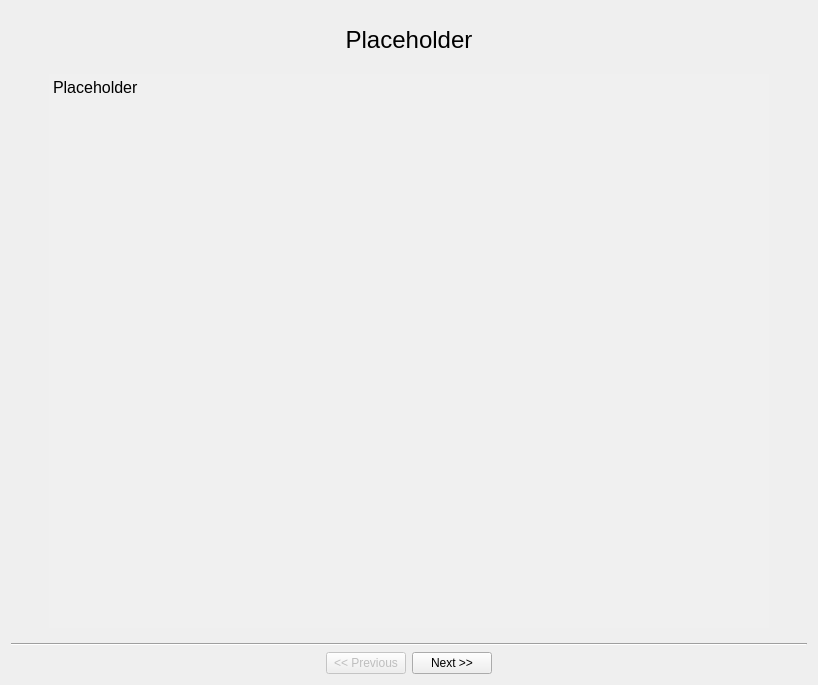
<?xml version="1.0" encoding="UTF-8"?>
<ui version="4.0">
 <class>Form</class>
 <widget class="QWidget" name="Form">
  <property name="geometry">
   <rect>
    <x>0</x>
    <y>0</y>
    <width>818</width>
    <height>685</height>
   </rect>
  </property>
  <property name="windowTitle">
   <string>SI Experiment</string>
  </property>
  <layout class="QVBoxLayout" name="verticalLayout_8" stretch="0,1,0">
   <item>
    <widget class="QStackedWidget" name="swPages">
     <property name="currentIndex">
      <number>0</number>
     </property>
     <widget class="QWidget" name="IntroductionPage">
      <property name="sizePolicy">
       <sizepolicy hsizetype="Preferred" vsizetype="Preferred">
        <horstretch>0</horstretch>
        <verstretch>0</verstretch>
       </sizepolicy>
      </property>
      <layout class="QVBoxLayout" name="verticalLayout_6">
       <property name="spacing">
        <number>20</number>
       </property>
       <property name="topMargin">
        <number>15</number>
       </property>
       <item>
        <widget class="QLabel" name="lbIntroTitle">
         <property name="sizePolicy">
          <sizepolicy hsizetype="Preferred" vsizetype="Preferred">
           <horstretch>0</horstretch>
           <verstretch>0</verstretch>
          </sizepolicy>
         </property>
         <property name="font">
          <font>
           <pointsize>18</pointsize>
          </font>
         </property>
         <property name="layoutDirection">
          <enum>Qt::LeftToRight</enum>
         </property>
         <property name="text">
          <string>Placeholder</string>
         </property>
         <property name="alignment">
          <set>Qt::AlignCenter</set>
         </property>
        </widget>
       </item>
       <item>
        <layout class="QHBoxLayout" name="horizontalLayout">
         <item>
          <widget class="QTextBrowser" name="tbIntroText">
           <property name="sizePolicy">
            <sizepolicy hsizetype="Fixed" vsizetype="Expanding">
             <horstretch>0</horstretch>
             <verstretch>0</verstretch>
            </sizepolicy>
           </property>
           <property name="maximumSize">
            <size>
             <width>720</width>
             <height>16777215</height>
            </size>
           </property>
           <property name="palette">
            <palette>
             <active>
              <colorrole role="Base">
               <brush brushstyle="SolidPattern">
                <color alpha="255">
                 <red>240</red>
                 <green>240</green>
                 <blue>240</blue>
                </color>
               </brush>
              </colorrole>
             </active>
             <inactive>
              <colorrole role="Base">
               <brush brushstyle="SolidPattern">
                <color alpha="255">
                 <red>240</red>
                 <green>240</green>
                 <blue>240</blue>
                </color>
               </brush>
              </colorrole>
             </inactive>
             <disabled>
              <colorrole role="Base">
               <brush brushstyle="SolidPattern">
                <color alpha="255">
                 <red>240</red>
                 <green>240</green>
                 <blue>240</blue>
                </color>
               </brush>
              </colorrole>
             </disabled>
            </palette>
           </property>
           <property name="font">
            <font>
             <pointsize>12</pointsize>
            </font>
           </property>
           <property name="frameShape">
            <enum>QFrame::NoFrame</enum>
           </property>
           <property name="html">
            <string>&lt;!DOCTYPE HTML PUBLIC &quot;-//W3C//DTD HTML 4.0//EN&quot; &quot;http://www.w3.org/TR/REC-html40/strict.dtd&quot;&gt;
&lt;html&gt;&lt;head&gt;&lt;meta name=&quot;qrichtext&quot; content=&quot;1&quot; /&gt;&lt;style type=&quot;text/css&quot;&gt;
p, li { white-space: pre-wrap; }
&lt;/style&gt;&lt;/head&gt;&lt;body style=&quot; font-family:'MS Shell Dlg 2'; font-size:12pt; font-weight:400; font-style:normal;&quot;&gt;
&lt;p style=&quot; margin-top:0px; margin-bottom:0px; margin-left:0px; margin-right:0px; -qt-block-indent:0; text-indent:0px;&quot;&gt;Placeholder&lt;/p&gt;&lt;/body&gt;&lt;/html&gt;</string>
           </property>
           <property name="textInteractionFlags">
            <set>Qt::NoTextInteraction</set>
           </property>
          </widget>
         </item>
        </layout>
       </item>
      </layout>
     </widget>
     <widget class="QWidget" name="PrepPage">
      <layout class="QVBoxLayout" name="verticalLayout_7">
       <property name="spacing">
        <number>20</number>
       </property>
       <property name="topMargin">
        <number>15</number>
       </property>
       <item>
        <widget class="QLabel" name="lbPrepTitle">
         <property name="font">
          <font>
           <pointsize>18</pointsize>
          </font>
         </property>
         <property name="text">
          <string>Placeholder2</string>
         </property>
         <property name="alignment">
          <set>Qt::AlignCenter</set>
         </property>
        </widget>
       </item>
       <item>
        <layout class="QHBoxLayout" name="horizontalLayout_2">
         <item>
          <widget class="QTextBrowser" name="tbPrepText">
           <property name="sizePolicy">
            <sizepolicy hsizetype="Fixed" vsizetype="Expanding">
             <horstretch>0</horstretch>
             <verstretch>0</verstretch>
            </sizepolicy>
           </property>
           <property name="minimumSize">
            <size>
             <width>0</width>
             <height>0</height>
            </size>
           </property>
           <property name="maximumSize">
            <size>
             <width>720</width>
             <height>16777215</height>
            </size>
           </property>
           <property name="palette">
            <palette>
             <active>
              <colorrole role="Base">
               <brush brushstyle="SolidPattern">
                <color alpha="255">
                 <red>240</red>
                 <green>240</green>
                 <blue>240</blue>
                </color>
               </brush>
              </colorrole>
             </active>
             <inactive>
              <colorrole role="Base">
               <brush brushstyle="SolidPattern">
                <color alpha="255">
                 <red>240</red>
                 <green>240</green>
                 <blue>240</blue>
                </color>
               </brush>
              </colorrole>
             </inactive>
             <disabled>
              <colorrole role="Base">
               <brush brushstyle="SolidPattern">
                <color alpha="255">
                 <red>240</red>
                 <green>240</green>
                 <blue>240</blue>
                </color>
               </brush>
              </colorrole>
             </disabled>
            </palette>
           </property>
           <property name="font">
            <font>
             <pointsize>12</pointsize>
            </font>
           </property>
           <property name="frameShape">
            <enum>QFrame::NoFrame</enum>
           </property>
           <property name="html">
            <string>&lt;!DOCTYPE HTML PUBLIC &quot;-//W3C//DTD HTML 4.0//EN&quot; &quot;http://www.w3.org/TR/REC-html40/strict.dtd&quot;&gt;
&lt;html&gt;&lt;head&gt;&lt;meta name=&quot;qrichtext&quot; content=&quot;1&quot; /&gt;&lt;style type=&quot;text/css&quot;&gt;
p, li { white-space: pre-wrap; }
&lt;/style&gt;&lt;/head&gt;&lt;body style=&quot; font-family:'MS Shell Dlg 2'; font-size:12pt; font-weight:400; font-style:normal;&quot;&gt;
&lt;p style=&quot; margin-top:0px; margin-bottom:0px; margin-left:0px; margin-right:0px; -qt-block-indent:0; text-indent:0px;&quot;&gt;placeholder2&lt;/p&gt;&lt;/body&gt;&lt;/html&gt;</string>
           </property>
           <property name="textInteractionFlags">
            <set>Qt::NoTextInteraction</set>
           </property>
          </widget>
         </item>
        </layout>
       </item>
      </layout>
     </widget>
     <widget class="QWidget" name="ExperimentPage">
      <layout class="QVBoxLayout" name="verticalLayout_5" stretch="0,0">
       <property name="topMargin">
        <number>15</number>
       </property>
       <item>
        <layout class="QVBoxLayout" name="Title">
         <property name="topMargin">
          <number>0</number>
         </property>
         <item>
          <widget class="QLabel" name="lbTestTitle">
           <property name="font">
            <font>
             <pointsize>18</pointsize>
            </font>
           </property>
           <property name="text">
            <string>Placeholder3</string>
           </property>
           <property name="alignment">
            <set>Qt::AlignCenter</set>
           </property>
          </widget>
         </item>
         <item>
          <widget class="QLabel" name="lbTestText">
           <property name="font">
            <font>
             <pointsize>12</pointsize>
            </font>
           </property>
           <property name="text">
            <string>Placeholder3</string>
           </property>
           <property name="alignment">
            <set>Qt::AlignCenter</set>
           </property>
          </widget>
         </item>
        </layout>
       </item>
       <item>
        <layout class="QHBoxLayout" name="ExperimentPanel" stretch="0,1">
         <item>
          <layout class="QVBoxLayout" name="ControlPanel" stretch="1,1,0">
           <item>
            <widget class="QGroupBox" name="Status">
             <property name="sizePolicy">
              <sizepolicy hsizetype="Minimum" vsizetype="Preferred">
               <horstretch>0</horstretch>
               <verstretch>0</verstretch>
              </sizepolicy>
             </property>
             <property name="minimumSize">
              <size>
               <width>0</width>
               <height>0</height>
              </size>
             </property>
             <property name="maximumSize">
              <size>
               <width>400</width>
               <height>16777215</height>
              </size>
             </property>
             <property name="title">
              <string>Status</string>
             </property>
             <layout class="QVBoxLayout" name="verticalLayout_4">
              <item>
               <widget class="QLabel" name="lbStatus">
                <property name="sizePolicy">
                 <sizepolicy hsizetype="Preferred" vsizetype="Preferred">
                  <horstretch>0</horstretch>
                  <verstretch>0</verstretch>
                 </sizepolicy>
                </property>
                <property name="font">
                 <font>
                  <pointsize>14</pointsize>
                 </font>
                </property>
                <property name="text">
                 <string>Placeholder 4</string>
                </property>
                <property name="alignment">
                 <set>Qt::AlignCenter</set>
                </property>
                <property name="wordWrap">
                 <bool>true</bool>
                </property>
               </widget>
              </item>
             </layout>
            </widget>
           </item>
           <item>
            <layout class="QHBoxLayout" name="horizontalLayout_8" stretch="1,0,0,1">
             <item>
              <spacer name="horizontalSpacer_4">
               <property name="orientation">
                <enum>Qt::Horizontal</enum>
               </property>
               <property name="sizeHint" stdset="0">
                <size>
                 <width>1</width>
                 <height>20</height>
                </size>
               </property>
              </spacer>
             </item>
             <item>
              <widget class="QGroupBox" name="gbQuestion">
               <property name="enabled">
                <bool>true</bool>
               </property>
               <property name="sizePolicy">
                <sizepolicy hsizetype="Minimum" vsizetype="Preferred">
                 <horstretch>0</horstretch>
                 <verstretch>0</verstretch>
                </sizepolicy>
               </property>
               <property name="minimumSize">
                <size>
                 <width>0</width>
                 <height>0</height>
                </size>
               </property>
               <property name="maximumSize">
                <size>
                 <width>400</width>
                 <height>16777215</height>
                </size>
               </property>
               <property name="title">
                <string>Question</string>
               </property>
               <layout class="QHBoxLayout" name="horizontalLayout_9">
                <property name="spacing">
                 <number>3</number>
                </property>
                <property name="leftMargin">
                 <number>3</number>
                </property>
                <property name="topMargin">
                 <number>6</number>
                </property>
                <property name="rightMargin">
                 <number>3</number>
                </property>
                <property name="bottomMargin">
                 <number>6</number>
                </property>
                <item>
                 <layout class="QVBoxLayout" name="DurationText" stretch="0,0,0">
                  <property name="leftMargin">
                   <number>3</number>
                  </property>
                  <property name="topMargin">
                   <number>0</number>
                  </property>
                  <property name="rightMargin">
                   <number>3</number>
                  </property>
                  <property name="bottomMargin">
                   <number>0</number>
                  </property>
                  <item>
                   <widget class="QLabel" name="lbDurationhigh">
                    <property name="sizePolicy">
                     <sizepolicy hsizetype="Preferred" vsizetype="Fixed">
                      <horstretch>0</horstretch>
                      <verstretch>0</verstretch>
                     </sizepolicy>
                    </property>
                    <property name="text">
                     <string>durationHigh</string>
                    </property>
                    <property name="alignment">
                     <set>Qt::AlignRight|Qt::AlignTrailing|Qt::AlignVCenter</set>
                    </property>
                    <property name="textInteractionFlags">
                     <set>Qt::NoTextInteraction</set>
                    </property>
                   </widget>
                  </item>
                  <item>
                   <spacer name="verticalSpacer_3">
                    <property name="orientation">
                     <enum>Qt::Vertical</enum>
                    </property>
                    <property name="sizeHint" stdset="0">
                     <size>
                      <width>20</width>
                      <height>40</height>
                     </size>
                    </property>
                   </spacer>
                  </item>
                  <item>
                   <widget class="QLabel" name="lbDurationLow">
                    <property name="sizePolicy">
                     <sizepolicy hsizetype="Minimum" vsizetype="Fixed">
                      <horstretch>0</horstretch>
                      <verstretch>0</verstretch>
                     </sizepolicy>
                    </property>
                    <property name="text">
                     <string>durationLow</string>
                    </property>
                    <property name="alignment">
                     <set>Qt::AlignRight|Qt::AlignTrailing|Qt::AlignVCenter</set>
                    </property>
                    <property name="textInteractionFlags">
                     <set>Qt::NoTextInteraction</set>
                    </property>
                   </widget>
                  </item>
                 </layout>
                </item>
                <item>
                 <widget class="QSlider" name="hsQuestion">
                  <property name="sizePolicy">
                   <sizepolicy hsizetype="Preferred" vsizetype="Expanding">
                    <horstretch>0</horstretch>
                    <verstretch>0</verstretch>
                   </sizepolicy>
                  </property>
                  <property name="value">
                   <number>0</number>
                  </property>
                  <property name="orientation">
                   <enum>Qt::Vertical</enum>
                  </property>
                  <property name="invertedControls">
                   <bool>false</bool>
                  </property>
                 </widget>
                </item>
               </layout>
              </widget>
             </item>
             <item>
              <widget class="QGroupBox" name="howConfident">
               <property name="enabled">
                <bool>true</bool>
               </property>
               <property name="sizePolicy">
                <sizepolicy hsizetype="Minimum" vsizetype="Preferred">
                 <horstretch>0</horstretch>
                 <verstretch>0</verstretch>
                </sizepolicy>
               </property>
               <property name="maximumSize">
                <size>
                 <width>400</width>
                 <height>16777215</height>
                </size>
               </property>
               <property name="title">
                <string>Agreement</string>
               </property>
               <layout class="QHBoxLayout" name="horizontalLayout_10" stretch="0,0">
                <property name="spacing">
                 <number>3</number>
                </property>
                <property name="leftMargin">
                 <number>3</number>
                </property>
                <property name="topMargin">
                 <number>6</number>
                </property>
                <property name="rightMargin">
                 <number>3</number>
                </property>
                <property name="bottomMargin">
                 <number>6</number>
                </property>
                <item>
                 <layout class="QVBoxLayout" name="AgreementText">
                  <property name="leftMargin">
                   <number>3</number>
                  </property>
                  <property name="topMargin">
                   <number>0</number>
                  </property>
                  <property name="rightMargin">
                   <number>3</number>
                  </property>
                  <property name="bottomMargin">
                   <number>0</number>
                  </property>
                  <item>
                   <widget class="QLabel" name="lbAgreementHigh">
                    <property name="sizePolicy">
                     <sizepolicy hsizetype="Preferred" vsizetype="Fixed">
                      <horstretch>0</horstretch>
                      <verstretch>0</verstretch>
                     </sizepolicy>
                    </property>
                    <property name="text">
                     <string>agreementHigh</string>
                    </property>
                    <property name="alignment">
                     <set>Qt::AlignRight|Qt::AlignTrailing|Qt::AlignVCenter</set>
                    </property>
                    <property name="textInteractionFlags">
                     <set>Qt::NoTextInteraction</set>
                    </property>
                   </widget>
                  </item>
                  <item>
                   <spacer name="verticalSpacer_4">
                    <property name="orientation">
                     <enum>Qt::Vertical</enum>
                    </property>
                    <property name="sizeHint" stdset="0">
                     <size>
                      <width>10</width>
                      <height>40</height>
                     </size>
                    </property>
                   </spacer>
                  </item>
                  <item>
                   <widget class="QLabel" name="lbAgreementLow">
                    <property name="sizePolicy">
                     <sizepolicy hsizetype="Preferred" vsizetype="Fixed">
                      <horstretch>0</horstretch>
                      <verstretch>0</verstretch>
                     </sizepolicy>
                    </property>
                    <property name="text">
                     <string>agreementLow</string>
                    </property>
                    <property name="alignment">
                     <set>Qt::AlignRight|Qt::AlignTrailing|Qt::AlignVCenter</set>
                    </property>
                    <property name="textInteractionFlags">
                     <set>Qt::NoTextInteraction</set>
                    </property>
                   </widget>
                  </item>
                 </layout>
                </item>
                <item>
                 <widget class="QSlider" name="hsAgreement">
                  <property name="sizePolicy">
                   <sizepolicy hsizetype="Preferred" vsizetype="Expanding">
                    <horstretch>0</horstretch>
                    <verstretch>0</verstretch>
                   </sizepolicy>
                  </property>
                  <property name="orientation">
                   <enum>Qt::Vertical</enum>
                  </property>
                 </widget>
                </item>
               </layout>
              </widget>
             </item>
             <item>
              <spacer name="horizontalSpacer_3">
               <property name="orientation">
                <enum>Qt::Horizontal</enum>
               </property>
               <property name="sizeHint" stdset="0">
                <size>
                 <width>1</width>
                 <height>20</height>
                </size>
               </property>
              </spacer>
             </item>
            </layout>
           </item>
           <item>
            <spacer name="verticalSpacer_5">
             <property name="orientation">
              <enum>Qt::Vertical</enum>
             </property>
             <property name="sizeHint" stdset="0">
              <size>
               <width>20</width>
               <height>40</height>
              </size>
             </property>
            </spacer>
           </item>
          </layout>
         </item>
         <item>
          <widget class="PlotWidget" name="plot">
           <property name="sizePolicy">
            <sizepolicy hsizetype="Expanding" vsizetype="Expanding">
             <horstretch>0</horstretch>
             <verstretch>0</verstretch>
            </sizepolicy>
           </property>
          </widget>
         </item>
        </layout>
       </item>
      </layout>
     </widget>
     <widget class="QWidget" name="CompletionPage">
      <layout class="QVBoxLayout" name="verticalLayout_2">
       <property name="spacing">
        <number>20</number>
       </property>
       <property name="topMargin">
        <number>15</number>
       </property>
       <item>
        <widget class="QLabel" name="lbCompleteTitle">
         <property name="font">
          <font>
           <pointsize>18</pointsize>
          </font>
         </property>
         <property name="text">
          <string>Placeholder5</string>
         </property>
         <property name="alignment">
          <set>Qt::AlignCenter</set>
         </property>
        </widget>
       </item>
       <item>
        <layout class="QHBoxLayout" name="horizontalLayout_3">
         <item>
          <widget class="QTextBrowser" name="tbCompleteText">
           <property name="maximumSize">
            <size>
             <width>720</width>
             <height>16777215</height>
            </size>
           </property>
           <property name="palette">
            <palette>
             <active>
              <colorrole role="Base">
               <brush brushstyle="SolidPattern">
                <color alpha="255">
                 <red>240</red>
                 <green>240</green>
                 <blue>240</blue>
                </color>
               </brush>
              </colorrole>
             </active>
             <inactive>
              <colorrole role="Base">
               <brush brushstyle="SolidPattern">
                <color alpha="255">
                 <red>240</red>
                 <green>240</green>
                 <blue>240</blue>
                </color>
               </brush>
              </colorrole>
             </inactive>
             <disabled>
              <colorrole role="Base">
               <brush brushstyle="SolidPattern">
                <color alpha="255">
                 <red>240</red>
                 <green>240</green>
                 <blue>240</blue>
                </color>
               </brush>
              </colorrole>
             </disabled>
            </palette>
           </property>
           <property name="font">
            <font>
             <pointsize>12</pointsize>
            </font>
           </property>
           <property name="frameShape">
            <enum>QFrame::NoFrame</enum>
           </property>
           <property name="html">
            <string>&lt;!DOCTYPE HTML PUBLIC &quot;-//W3C//DTD HTML 4.0//EN&quot; &quot;http://www.w3.org/TR/REC-html40/strict.dtd&quot;&gt;
&lt;html&gt;&lt;head&gt;&lt;meta name=&quot;qrichtext&quot; content=&quot;1&quot; /&gt;&lt;style type=&quot;text/css&quot;&gt;
p, li { white-space: pre-wrap; }
&lt;/style&gt;&lt;/head&gt;&lt;body style=&quot; font-family:'MS Shell Dlg 2'; font-size:12pt; font-weight:400; font-style:normal;&quot;&gt;
&lt;p style=&quot; margin-top:0px; margin-bottom:0px; margin-left:0px; margin-right:0px; -qt-block-indent:0; text-indent:0px;&quot;&gt;placeholder5&lt;/p&gt;&lt;/body&gt;&lt;/html&gt;</string>
           </property>
           <property name="textInteractionFlags">
            <set>Qt::NoTextInteraction</set>
           </property>
          </widget>
         </item>
        </layout>
       </item>
      </layout>
     </widget>
    </widget>
   </item>
   <item>
    <widget class="Line" name="line">
     <property name="orientation">
      <enum>Qt::Horizontal</enum>
     </property>
    </widget>
   </item>
   <item>
    <layout class="QHBoxLayout" name="Buttons">
     <item>
      <spacer name="horizontalSpacer_2">
       <property name="orientation">
        <enum>Qt::Horizontal</enum>
       </property>
       <property name="sizeHint" stdset="0">
        <size>
         <width>40</width>
         <height>20</height>
        </size>
       </property>
      </spacer>
     </item>
     <item>
      <widget class="QPushButton" name="btPrev">
       <property name="enabled">
        <bool>false</bool>
       </property>
       <property name="text">
        <string>&lt;&lt; Previous</string>
       </property>
      </widget>
     </item>
     <item>
      <widget class="QPushButton" name="btNext">
       <property name="sizePolicy">
        <sizepolicy hsizetype="Preferred" vsizetype="Preferred">
         <horstretch>0</horstretch>
         <verstretch>0</verstretch>
        </sizepolicy>
       </property>
       <property name="text">
        <string>Next &gt;&gt;</string>
       </property>
      </widget>
     </item>
     <item>
      <spacer name="horizontalSpacer">
       <property name="orientation">
        <enum>Qt::Horizontal</enum>
       </property>
       <property name="sizeHint" stdset="0">
        <size>
         <width>40</width>
         <height>20</height>
        </size>
       </property>
      </spacer>
     </item>
    </layout>
   </item>
  </layout>
 </widget>
 <customwidgets>
  <customwidget>
   <class>PlotWidget</class>
   <extends>QGraphicsView</extends>
   <header>pyqtgraph</header>
  </customwidget>
 </customwidgets>
 <resources/>
 <connections/>
</ui>
